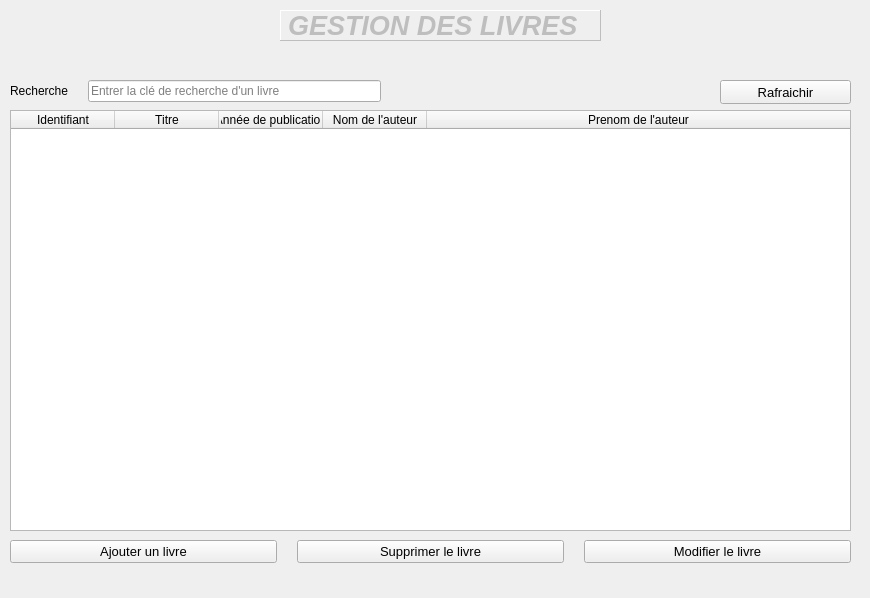
<?xml version="1.0" encoding="UTF-8"?>
<ui version="4.0">
 <class>LivreWindow</class>
 <widget class="QWidget" name="LivreWindow">
  <property name="geometry">
   <rect>
    <x>0</x>
    <y>0</y>
    <width>870</width>
    <height>598</height>
   </rect>
  </property>
  <property name="windowTitle">
   <string>Form</string>
  </property>
  <widget class="QLabel" name="titre">
   <property name="enabled">
    <bool>false</bool>
   </property>
   <property name="geometry">
    <rect>
     <x>280</x>
     <y>10</y>
     <width>321</width>
     <height>31</height>
    </rect>
   </property>
   <property name="font">
    <font>
     <family>Arial</family>
     <pointsize>20</pointsize>
     <weight>75</weight>
     <italic>true</italic>
     <bold>true</bold>
     <underline>false</underline>
    </font>
   </property>
   <property name="frameShape">
    <enum>QFrame::Panel</enum>
   </property>
   <property name="frameShadow">
    <enum>QFrame::Raised</enum>
   </property>
   <property name="text">
    <string>GESTION DES LIVRES</string>
   </property>
  </widget>
  <widget class="QTableWidget" name="tableWidget">
   <property name="geometry">
    <rect>
     <x>10</x>
     <y>110</y>
     <width>841</width>
     <height>421</height>
    </rect>
   </property>
   <property name="editTriggers">
    <set>QAbstractItemView::DoubleClicked</set>
   </property>
   <property name="tabKeyNavigation">
    <bool>false</bool>
   </property>
   <property name="dragEnabled">
    <bool>false</bool>
   </property>
   <property name="dragDropOverwriteMode">
    <bool>false</bool>
   </property>
   <property name="alternatingRowColors">
    <bool>true</bool>
   </property>
   <property name="selectionMode">
    <enum>QAbstractItemView::SingleSelection</enum>
   </property>
   <property name="selectionBehavior">
    <enum>QAbstractItemView::SelectRows</enum>
   </property>
   <property name="gridStyle">
    <enum>Qt::SolidLine</enum>
   </property>
   <property name="sortingEnabled">
    <bool>false</bool>
   </property>
   <property name="wordWrap">
    <bool>false</bool>
   </property>
   <property name="cornerButtonEnabled">
    <bool>false</bool>
   </property>
   <attribute name="horizontalHeaderCascadingSectionResizes">
    <bool>false</bool>
   </attribute>
   <attribute name="horizontalHeaderDefaultSectionSize">
    <number>104</number>
   </attribute>
   <attribute name="horizontalHeaderShowSortIndicator" stdset="0">
    <bool>false</bool>
   </attribute>
   <attribute name="horizontalHeaderStretchLastSection">
    <bool>true</bool>
   </attribute>
   <attribute name="verticalHeaderVisible">
    <bool>false</bool>
   </attribute>
   <attribute name="verticalHeaderCascadingSectionResizes">
    <bool>false</bool>
   </attribute>
   <attribute name="verticalHeaderShowSortIndicator" stdset="0">
    <bool>false</bool>
   </attribute>
   <attribute name="verticalHeaderStretchLastSection">
    <bool>false</bool>
   </attribute>
   <column>
    <property name="text">
     <string>Identifiant</string>
    </property>
   </column>
   <column>
    <property name="text">
     <string>Titre</string>
    </property>
   </column>
   <column>
    <property name="text">
     <string>Année de publication</string>
    </property>
   </column>
   <column>
    <property name="text">
     <string>Nom de l'auteur</string>
    </property>
   </column>
   <column>
    <property name="text">
     <string>Prenom de l'auteur</string>
    </property>
   </column>
  </widget>
  <widget class="QWidget" name="layoutWidget">
   <property name="geometry">
    <rect>
     <x>10</x>
     <y>540</y>
     <width>841</width>
     <height>26</height>
    </rect>
   </property>
   <layout class="QHBoxLayout" name="horizontalLayout_2">
    <property name="spacing">
     <number>20</number>
    </property>
    <property name="sizeConstraint">
     <enum>QLayout::SetMaximumSize</enum>
    </property>
    <item>
     <widget class="QPushButton" name="ajouterButton">
      <property name="font">
       <font>
        <pointsize>10</pointsize>
       </font>
      </property>
      <property name="text">
       <string>Ajouter un livre</string>
      </property>
      <property name="icon">
       <iconset>
        <normaloff>C:/Users/DILANE/Downloads/Compressed/Nouveau dossier/gestion-de-stock-master/appdata/list-add.png</normaloff>C:/Users/DILANE/Downloads/Compressed/Nouveau dossier/gestion-de-stock-master/appdata/list-add.png</iconset>
      </property>
      <property name="default">
       <bool>false</bool>
      </property>
      <property name="flat">
       <bool>false</bool>
      </property>
     </widget>
    </item>
    <item>
     <widget class="QPushButton" name="supprimerButton">
      <property name="font">
       <font>
        <pointsize>10</pointsize>
       </font>
      </property>
      <property name="text">
       <string>Supprimer le livre</string>
      </property>
      <property name="icon">
       <iconset>
        <normaloff>C:/Users/DILANE/Downloads/Compressed/Nouveau dossier/gestion-de-stock-master/appdata/edit-delete.png</normaloff>C:/Users/DILANE/Downloads/Compressed/Nouveau dossier/gestion-de-stock-master/appdata/edit-delete.png</iconset>
      </property>
     </widget>
    </item>
    <item>
     <widget class="QPushButton" name="modifierButton">
      <property name="font">
       <font>
        <pointsize>10</pointsize>
       </font>
      </property>
      <property name="text">
       <string>Modifier le livre</string>
      </property>
      <property name="icon">
       <iconset>
        <normaloff>C:/Users/DILANE/Downloads/Compressed/Nouveau dossier/gestion-de-stock-master/appdata/go-down.png</normaloff>C:/Users/DILANE/Downloads/Compressed/Nouveau dossier/gestion-de-stock-master/appdata/go-down.png</iconset>
      </property>
     </widget>
    </item>
   </layout>
  </widget>
  <widget class="QWidget" name="layoutWidget_2">
   <property name="geometry">
    <rect>
     <x>10</x>
     <y>80</y>
     <width>371</width>
     <height>26</height>
    </rect>
   </property>
   <layout class="QHBoxLayout" name="horizontalLayout_3">
    <property name="spacing">
     <number>20</number>
    </property>
    <property name="sizeConstraint">
     <enum>QLayout::SetMaximumSize</enum>
    </property>
    <item>
     <widget class="QLabel" name="label">
      <property name="font">
       <font>
        <pointsize>9</pointsize>
       </font>
      </property>
      <property name="text">
       <string>Recherche</string>
      </property>
     </widget>
    </item>
    <item>
     <widget class="QLineEdit" name="cleEdit">
      <property name="placeholderText">
       <string>Entrer la clé de recherche d'un livre </string>
      </property>
     </widget>
    </item>
   </layout>
  </widget>
  <widget class="QPushButton" name="rafraichirButton">
   <property name="geometry">
    <rect>
     <x>720</x>
     <y>80</y>
     <width>131</width>
     <height>24</height>
    </rect>
   </property>
   <property name="font">
    <font>
     <pointsize>10</pointsize>
    </font>
   </property>
   <property name="text">
    <string>Rafraichir</string>
   </property>
   <property name="icon">
    <iconset>
     <normaloff>C:/Users/DILANE/Downloads/Compressed/Nouveau dossier/gestion-de-stock-master/appdata/edit-redo.png</normaloff>C:/Users/DILANE/Downloads/Compressed/Nouveau dossier/gestion-de-stock-master/appdata/edit-redo.png</iconset>
   </property>
  </widget>
 </widget>
 <resources/>
 <connections/>
</ui>
